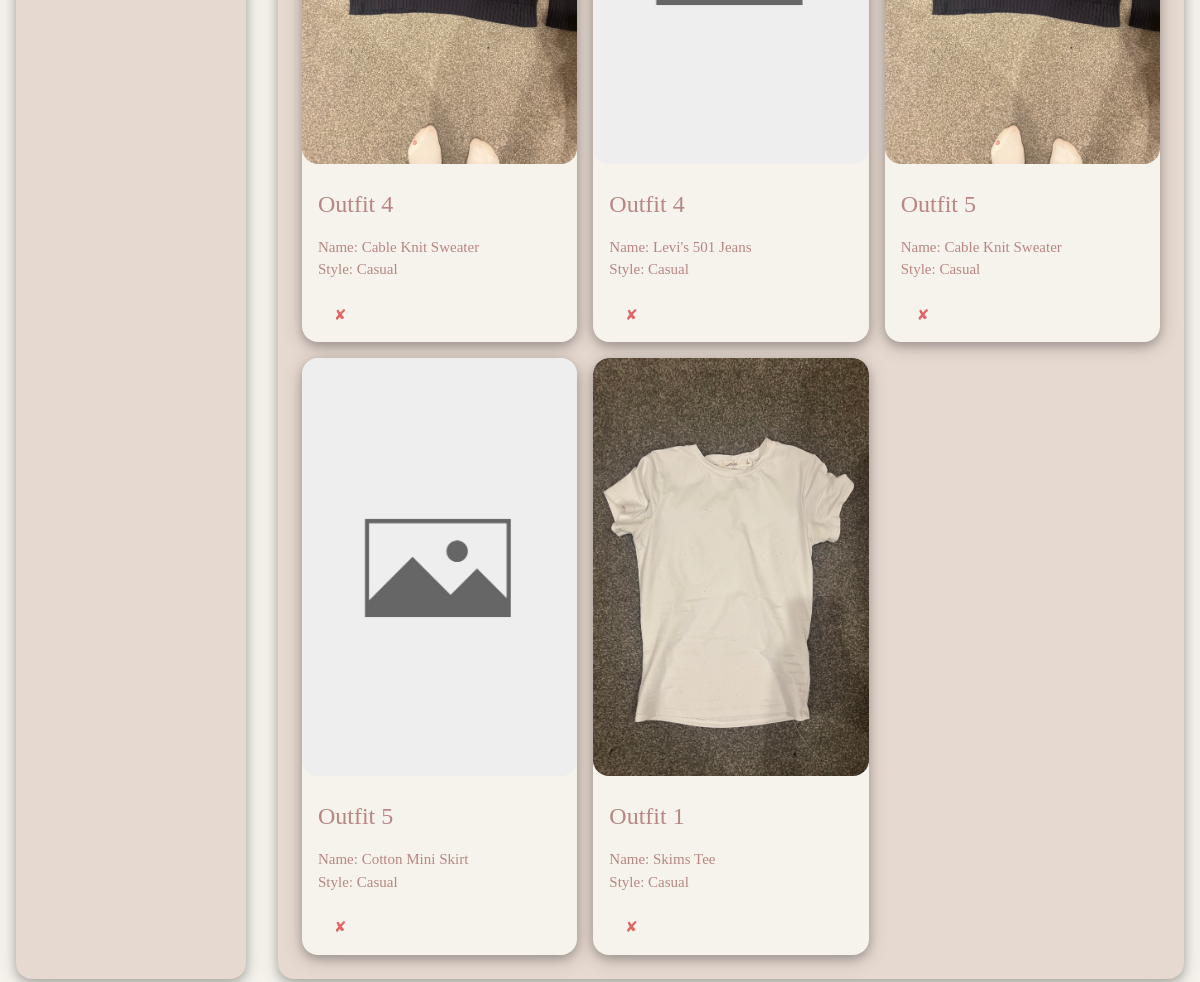
The app's page /outfits (signed in, lower part), older data.
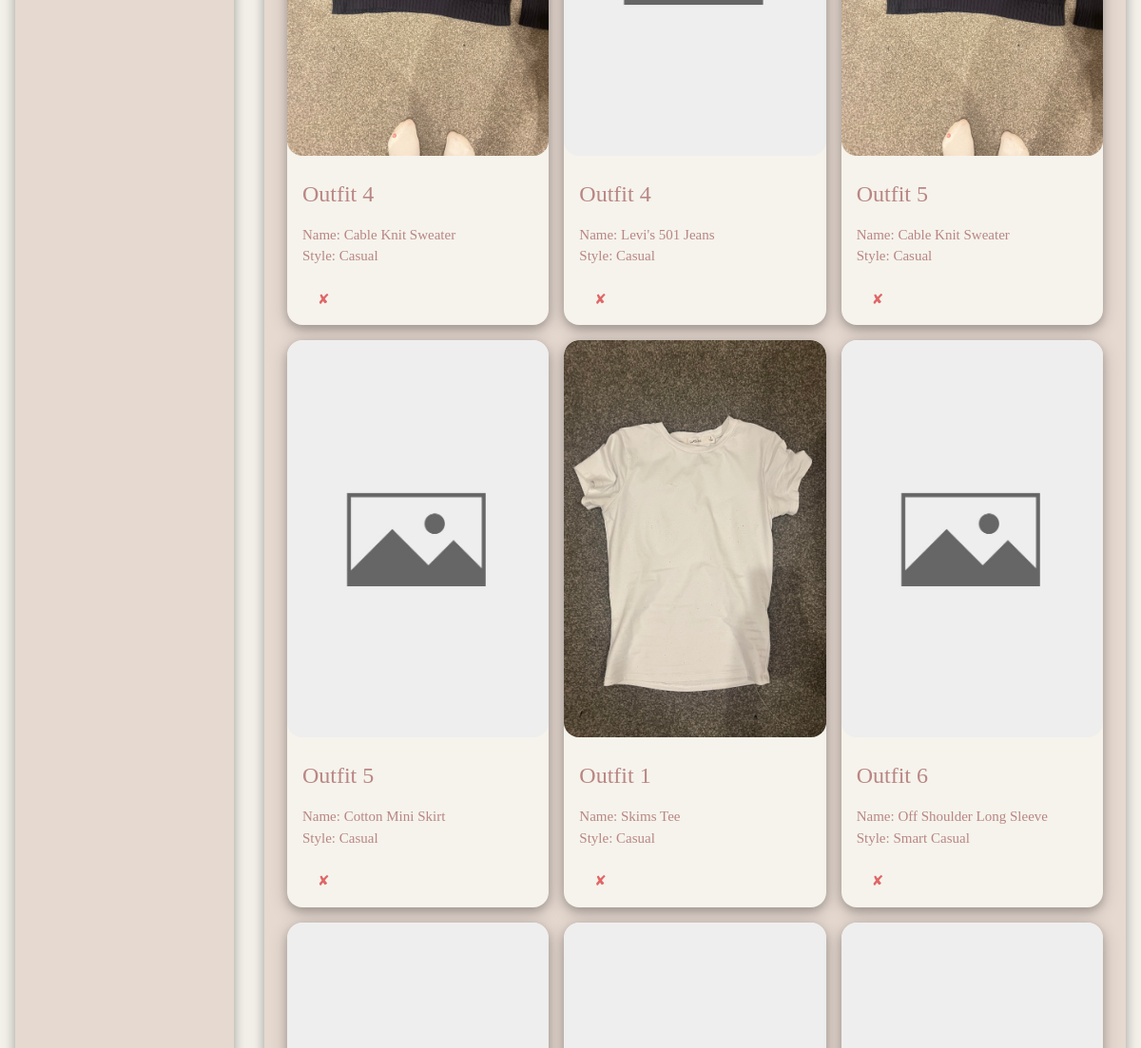
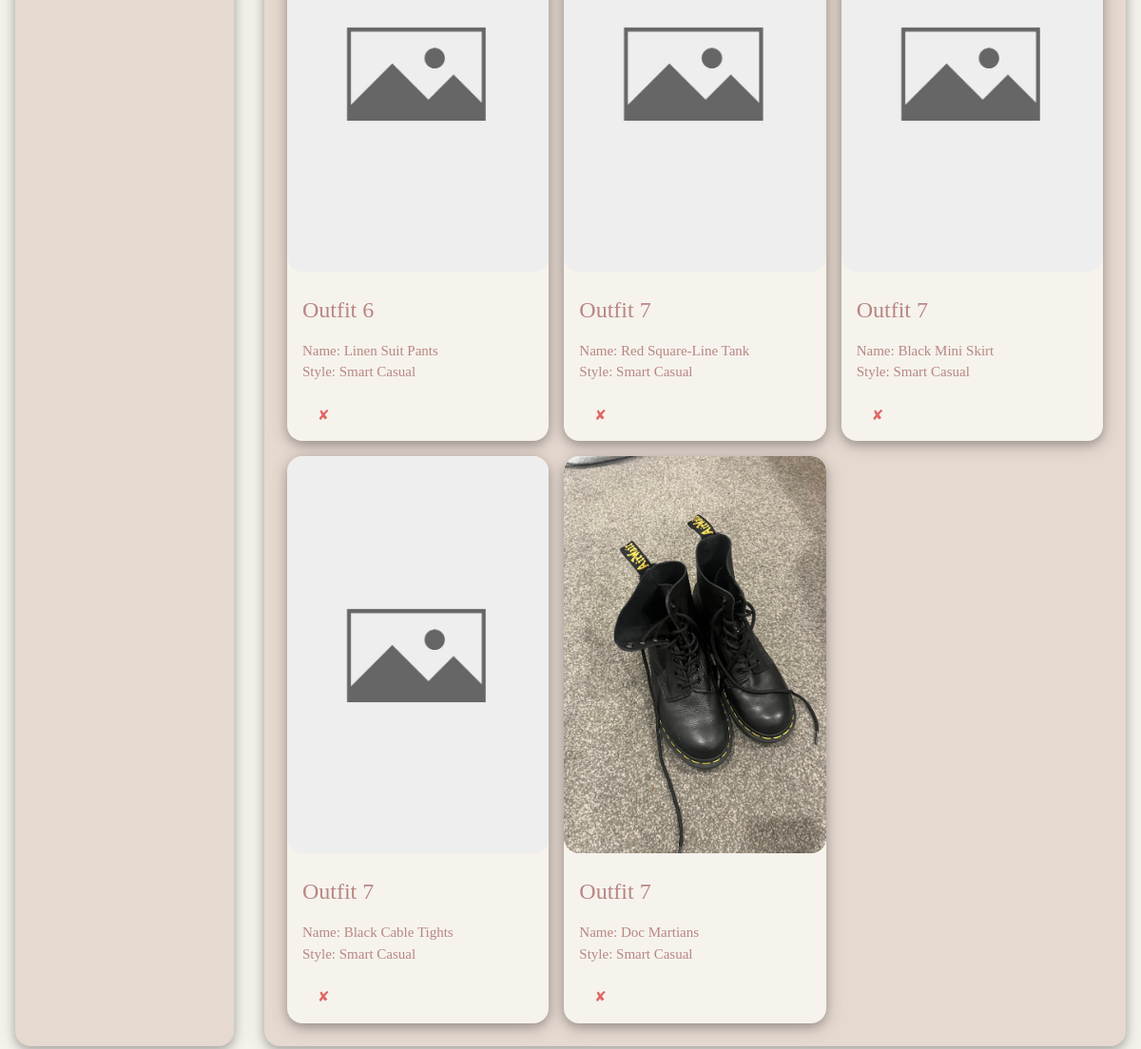
The same page, newer data (2 pictures, top to bottom).
### tables this page shows
CREATE TABLE outfit (id INTEGER PRIMARY KEY, outfit_id INTEGER, outfit_style INTEGER REFERENCES style (style_id), outfit_img_file INTEGER REFERENCES clothing (clothing_id), user_id INTEGER REFERENCES user (user_id));

CREATE TABLE clothing (clothing_id INTEGER PRIMARY KEY, name TEXT, brand INTEGER REFERENCES brand (brand_id), type INTEGER REFERENCES type (type_id), colour INTEGER REFERENCES colour (colour_id), img_file TEXT, user_id INTEGER REFERENCES user (user_id));

CREATE TABLE style (style_id INTEGER PRIMARY KEY, style_name TEXT, user_id INTEGER REFERENCES user (user_id));

### app.py (the view, shortened to what this page needs)
@app.route('/outfits', methods=['GET', 'POST'])
def addoutfit():
    if 'user_id' in session:
        user_id = session['user_id']
        return viewoutfits(user_id)
    else:
        return redirect(url_for('login'))

### templates/outfits.html (shortened to what this page needs)
{% extends "base.html" %}
{% block body %}
<br>
<div class="w3-cell-row">
  <div class="w3-round-xlarge colour5 w3-cell w3-card-4" style="width:20%">
  </div>
  <div class="w3-ckp-container w3-round-xlarge colour5 w3-cell w3-card-4" style="width:80%">
      {% for item in outfits_results %}
      <div class="filterDiv {{item[1]}}">
      <div class="w3-third">
        <div class="gallery-wrap w3-card-4 colour4 w3-round-xlarge">
          <img src="/static/images/{{ item[4] }}" alt=lol class="gallery-wrap w3-round-xlarge responsive" onError="this.onerror=null;this.src='/static/images/noimage_lol.jpg';">
          <div class="eight-sixteen-padding">
            <h3 class="heading-padding">Outfit {{ item[1] }}</h3>
            <p>Name: {{ item[2] }}<br>Style: {{ item[3] }}</p>
            <form method="POST" action="{{ url_for('deleteoutfit', ID=item[0]) }}">
              <input type="submit" title="Delete" class="input w3-padding delete-button w3-right-align" value="&#10008;" onclick="return confirm('Are you sure you want to delete this Item?')">
            </form>
          </div>
        </div>
      </div>
      </div>
      {% endfor %}
    </div>
  </div>
<br>
{% endblock %}

Row changes from the older to the newer data that the page shows:
added outfit: outfit "6", name "Off Shoulder Long Sleeve", style_name "Smart Casual"
added outfit: outfit "6", name "Linen Suit Pants", style_name "Smart Casual"
added outfit: outfit "7", name "Red Square-Line Tank", style_name "Smart Casual"
added outfit: outfit "7", name "Black Mini Skirt", style_name "Smart Casual"
added outfit: outfit "7", name "Black Cable Tights", style_name "Smart Casual"
added outfit: img_file (picture), outfit "7", name "Doc Martians", style_name "Smart Casual"
